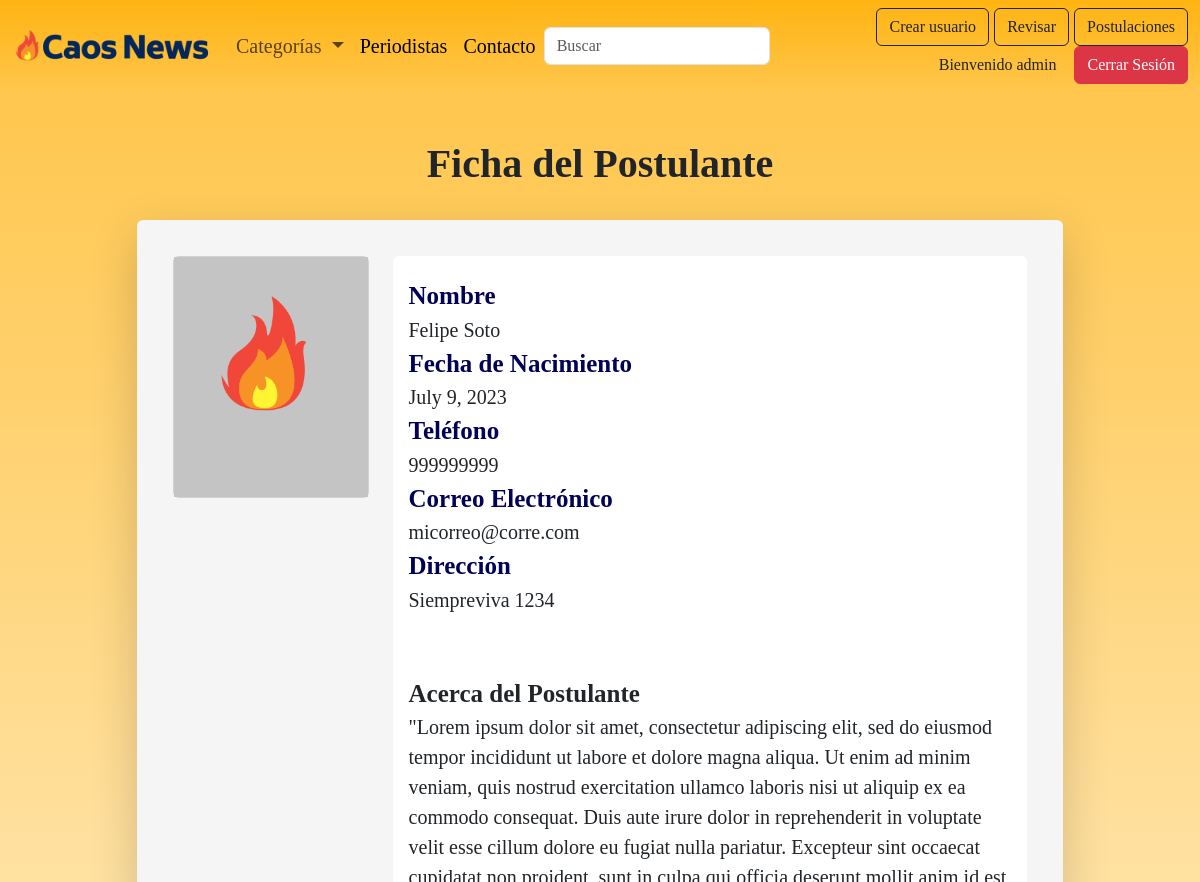
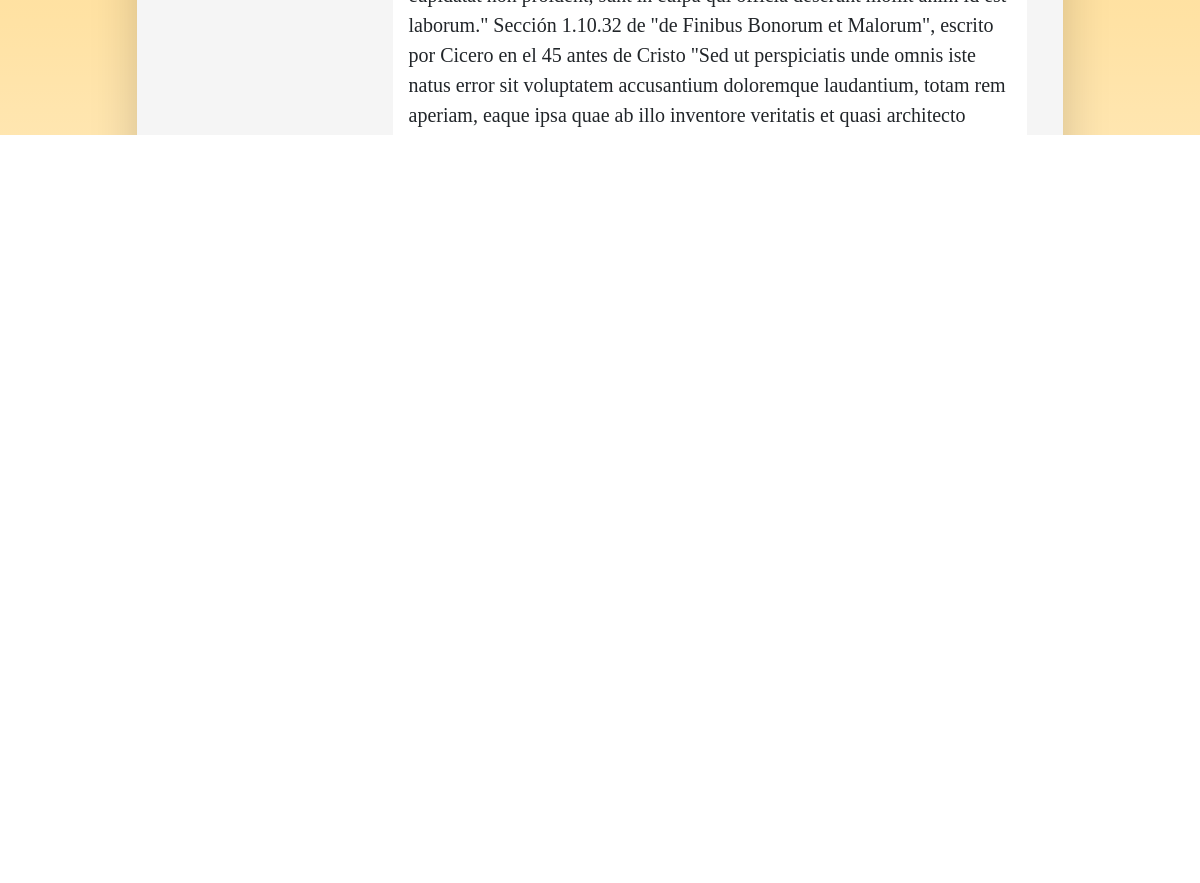
The app's page /mantenedor/contenido_postulacion/1/ (signed in) with its own data (2 pictures, top to bottom).
### appweb/models.py (models this page shows, shortened)
class Postulacion(models.Model):
    nombre = models.CharField(max_length=200)
    apellido = models.CharField(max_length=200)
    fecha_nacimiento = models.DateField(null=True)
    telefono = models.IntegerField()
    direccion = models.CharField(max_length=200)
    email = models.CharField(max_length=200)
    imagen = models.ImageField(upload_to="imagenes_postulantes", null=True)
    descripcion = RichTextField(null=True)

### appweb/views.py (the view)
# urls.py: path('mantenedor/contenido_postulacion/<pk>/', detalle_postulacion , name="detalle_postulacion"),
@login_required(login_url="/accounts/login")
@permission_required(['appweb.view_postulacion'], login_url="/accounts/login")
def detalle_postulacion(request, pk):
    postulacion = get_object_or_404(Postulacion, pk=pk)
    det_postulacion = Postulacion.objects.filter(pk=pk)
    data = {
        "post": postulacion,
        "detalle_post":  det_postulacion
    }
    return render(request,"mantenedor/detalle_postulacion.html", data)

### appweb/templates/mantenedor/detalle_postulacion.html (shortened to what this page needs)
{% extends 'base.html' %}
{% load static %}
{% block contenido %}
<body style="background:linear-gradient(to bottom, #ffae00bb,rgba(255, 0, 0, 0)) no-repeat; ">
    <div class="container">
        <div class="row">
            <div class="col-1"></div>
            <div class="col-10">
                <br>
                <br>
                <h2 style="text-align: center; font-family: Calibri; font-size: 40px; font-weight: bold;">Ficha del
                    Postulante</h2>
                <br>
                {% for f in detalle_post %}
                <div class="card shadow-lg"
                    style="width: 100%; margin: auto; border: none; background-color: rgb(245, 245, 245)">
                    <div class="card-body" style="margin: 20px;">
                        <div class="row">
                            <div class="col-3">
                                <div class="card">
                                    <div class="card-body"
                                        style="width: 100%; height: 15rem; border: none;background-color: rgb(196, 196, 196);">
                                        <figure>
                                            <a href="#">
                                                {% if f.imagen %}
                                                <img height="100%" width="100%" src="{{f.imagen.url}}"
                                                    class="img-responsive wp-post-image" alt="" decoding="async"
                                                    loading="lazy">
                                                {% else %}
                                                <img height="15rem" width="100%" src=""
                                                    class="img-responsive wp-post-image" alt="" decoding="async"
                                                    loading="lazy">
                                                {% endif%}
                                            </a>
                                        </figure>
                                    </div>
                                </div>
                            </div>
                            <div class="col-9">
                                <div class="card mx-auto" style="width: 100%; border: none;">
                                    <div class="card-body " style="margin-top: 5px;">
                                        <div style="font-family: Calibri; font-size: 20px;">
                                            <div style="color: rgb(0, 0, 87); font-weight: bolder; font-size: 25px;">Nombre </div>
                                            <div style="font-size: 20px;">{{f.nombre}} {{f.apellido}}</div>
                                            <div style="color: rgb(0, 0, 87); font-weight: bolder; font-size: 25px;">Fecha de Nacimiento </div>
                                            <div style="font-size: 20px;">{{f.fecha_nacimiento}}</div>
                                            <div style="color: rgb(0, 0, 87); font-weight: bolder; font-size: 25px;">Teléfono </div>
                                            <div style="font-size: 20px;">{{f.telefono}}</div>
                                            <div style="color: rgb(0, 0, 87); font-weight: bolder; font-size: 25px;">Correo Electrónico </div>
                                            <div style="font-size: 20px;">{{f.email}}</div>
                                            <div style="color: rgb(0, 0, 87); font-weight: bolder; font-size: 25px;">Dirección</div>
                                            <div style="font-size: 20px;">{{f.direccion}}</div>
                                            <br>
                                            <br>
                                            <div style="font-size: 25px; font-weight: bold;">Acerca del Postulante</div>
                                            <div>
                                                {{f.descripcion | safe}}
                                            </div>
                                        </div>
                                        {% endfor %}
                                    </div>
                                </div>
                            </div>
                        </div>
                    </div>
                </div>
                <br>
                <a style="margin: auto; text-decoration: none" href="{% url 'listar_postulaciones'%}">
                    <button type="button" class="btn btn-primary mx-auto">Volver</button>
                </a>
            </div>
            <div class="col-1"></div>
        </div>
    </div>
</body>
{% endblock %}

### appweb/templates/base.html (shortened to what this page needs)
<!DOCTYPE html>
<html lang="en">
<head>
  {% load static %}
  <link rel="stylesheet" href="{% static 'css/style.css' %}">
  <link href="https://cdn.jsdelivr.net/npm/bootstrap@5.3.0/dist/css/bootstrap.min.css" rel="stylesheet"
>
</head>
<body>
  <nav class="navbar navbar-expand-lg bg-body-tertiary;">
    <div class="container-fluid">
      <a class="navbar-brand" href="{% url 'home' %}">
        <img src="{% static './images/caoes news chico.png' %}" style="color: aquamarine;" height="40"
          class="d-inline-block align-center" alt="Logo">
      </a>
      <div class="collapse navbar-collapse" id="navbarSupportedContent">
        <ul class="navbar-nav me-auto mb-2 mb-lg-0">
          <li class="nav-item dropdown">
            <div class="dropdown">
              <button class="nav-link dropdown-toggle" type="button" data-bs-toggle="dropdown" aria-expanded="false">
                Categorías
              </button>
            </div>
          </li>
          <li class="nav-item">
            <a class="nav-link active" aria-current="page" href="{% url 'filtro_autor' %}">Periodistas</a>
          </li>
          <li class="nav-item">
            <a class="nav-link active" aria-current="page" href="{% url 'contacto' %}">Contacto</a>
          </li>
        </ul>
        <form class="col-12 col-lg-auto mb-3 mb-lg-0 me-lg-3" role="search" action="" method="POST">
          <input type="search" name="valor_buscado" class="form-control form-control-dark " placeholder="Buscar"
            aria-label="Search">
        </form>
        <div class="text-end">
          {% if user.is_authenticated and user.is_superuser %}
          <a href="{% url 'registro' %}" class="btn btn-outline-dark">Crear usuario</a>
          <a href="{% url 'listar_noticia_admin' %}" class="btn btn-outline-dark">Revisar</a>
          <a href="{% url 'listar_postulaciones' %}" class="btn btn-outline-dark bg-orangered">Postulaciones</a>
          <label class="btn">Bienvenido {{user.username}}</label>
          <a href="{% url 'logout' %}">
            <button type="button" class="btn btn-danger">Cerrar Sesión</button>
          </a>
          {% else %}
          <a href="{% url 'login' %}" class="btn btn-outline-dark">Login</a>
          {% endif %}
        </div>
      </div>
    </div>
  </nav>
  <main>
    {% block contenido %}
    {% endblock %}
  </main>
</body>
<br>
<br>
<footer class="text-center text-lg-start text-black" style="background-color: #ffae00bb">
  <section class="d-flex justify-content-between p-4" style="background-color: #ffae00bb">
  </section>
  <section class="">
    <div class="container text-center text-md-start mt-5">
      <div class="row mt-3">
        <div class="col-md-3 col-lg-4 col-xl-3 mx-auto mb-4">
          <h6 class="text-uppercase fw-bold">Caos News</h6>
          <hr class="mb-4 mt-0 d-inline-block mx-auto" style="width: 60px; background-color: #7c4dff; height: 2px" />
          <a style="color: black; text-decoration: none;" href="{% url 'formulario_postulacion' %}">
            <h6> Trabaja con nosotros</h6>
          </a>
        </div>
        <div class="col-md-2 col-lg-2 col-xl-2 mx-auto mb-4">
        </div>
        <div class="col-md-3 col-lg-2 col-xl-2 mx-auto mb-4">
        </div>
        <div class="col-md-4 col-lg-3 col-xl-3 mx-auto mb-md-0 mb-4">
          <h6 class="text-uppercase fw-bold">Contacto</h6>
          <hr class="mb-4 mt-0 d-inline-block mx-auto" style="width: 60px; background-color: #7c4dff; height: 2px" />
          <p> Avenida Siempreviva 742 , Springfield</p>
          <p> compumundohipermegared@hsimpson.com</p>
        </div>
      </div>
    </div>
  </section>
  <div class="text-center p-3" style="background-color: rgba(0, 0, 0, 0.2)">
  </div>
</footer>
</html>

### appweb/static/css/style.css (style rules this page uses)
nav { background:linear-gradient(to bottom, #ffae00bb,rgba(255, 0, 0, 0)); font-family:Cambria, Cochin, Georgia, Times, 'Times New Roman', serif; font-size: 20px; color: red; font-weight:normal; }
a { text-decoration: none; color: black; }
h2 { font-family:'Franklin Gothic Medium', 'Arial Narrow', Arial, sans-serif; font-size: 28px; color:rgb(0, 0, 95); font-weight: bolder; text-align: left; margin-top: 50px; }

### records on screen
Postulacion: imagen (picture), nombre "Felipe", apellido "Soto", fecha_nacimiento "July 9, 2023", telefono "999999999", email "micorreo@corre.com", direccion "Siempreviva 1234", descripcion "\"Lorem ipsum dolor sit amet, consectetur adipiscing elit, sed do eiusmod tempor incididunt ut labore et dolore magna aliqua. Ut enim ad minim veniam, quis nostrud exercitation ullamco laboris nisi ut aliquip ex ea commodo consequat. Duis aute irure dolor in reprehenderit in voluptate velit esse cillum dolore eu fugiat nulla pariatur. Excepteur sint occaecat cupidatat non proident, sunt in culpa qui officia deserunt mollit anim id est laborum.\" Sección 1.10.32 de \"de Finibus Bonorum et Malorum\", escrito por Cicero en el 45 antes de Cristo \"Sed ut perspiciatis unde omnis iste natus error sit voluptatem accusantium doloremque laudantium, totam rem aperiam, eaque ipsa quae ab illo inventore…"

### other values on screen
{{ user.username }} "admin"
